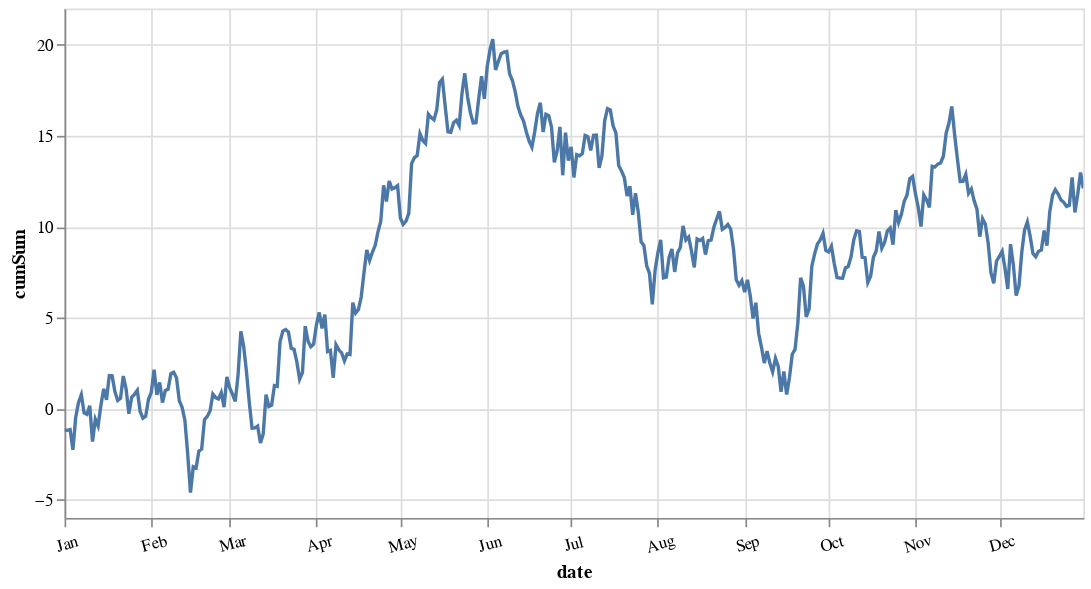

Notebook cell for this chart:
### Code cell
chart = alt.Chart(df.reset_index(), width=600).mark_line().encode(
    x=alt.X("index:T", axis=alt.Axis(format="%b", formatType="time",
                                     labelAlign="center", labelAngle=-15,
                                     labelFontSize=10, labelPadding=5,
                                     title="date")),
    y=alt.Y("cumSum"),
    tooltip=[alt.Tooltip("index", title="date"), alt.Tooltip("cumSum", title="累计")]
).interactive()

chart

### Figure 1 — Vega-Lite specification as saved in the notebook (floating-point values rounded to 4 significant figures; data arrays with more than 128 entries replaced by an {"elided": "..."} marker saying what was removed)
{"config": {"view": {"continuousWidth": 300, "continuousHeight": 300}}, "data": {"name": "data-0a9b6aed472d4ca7109b181f39aba782"}, "mark": {"type": "line"}, "encoding": {"tooltip": [{"field": "index", "title": "date", "type": "temporal"}, {"field": "cumSum", "title": "累计", "type": "quantitative"}], "x": {"axis": {"format": "%b", "formatType": "time", "labelAlign": "center", "labelAngle": -15, "labelFontSize": 10, "labelPadding": 5, "title": "date"}, "field": "index", "type": "temporal"}, "y": {"field": "cumSum", "type": "quantitative"}}, "params": [{"name": "param_5", "select": {"type": "interval", "encodings": ["x", "y"]}, "bind": "scales"}], "width": 600, "$schema": "https://vega.github.io/schema/vega-lite/v5.16.3.json", "datasets": {"data-0a9b6aed472d4ca7109b181f39aba782": {"elided": "365 records"}}}
